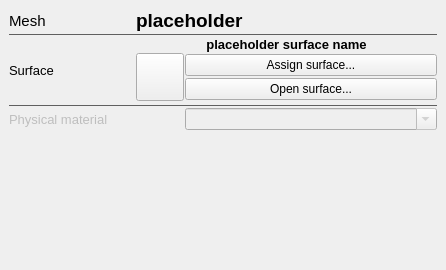
<?xml version="1.0" encoding="UTF-8"?>
<ui version="4.0">
 <class>ModelNodeInfoWidget</class>
 <widget class="QFrame" name="ModelNodeInfoWidget">
  <property name="geometry">
   <rect>
    <x>0</x>
    <y>0</y>
    <width>446</width>
    <height>270</height>
   </rect>
  </property>
  <property name="sizePolicy">
   <sizepolicy hsizetype="Preferred" vsizetype="Preferred">
    <horstretch>0</horstretch>
    <verstretch>0</verstretch>
   </sizepolicy>
  </property>
  <property name="minimumSize">
   <size>
    <width>0</width>
    <height>0</height>
   </size>
  </property>
  <property name="font">
   <font>
    <family>Segoe UI</family>
   </font>
  </property>
  <property name="windowTitle">
   <string>Frame</string>
  </property>
  <property name="autoFillBackground">
   <bool>true</bool>
  </property>
  <property name="styleSheet">
   <string notr="true">QToolTip
{
background-color: transparent;
border: 0;
}</string>
  </property>
  <property name="frameShape">
   <enum>QFrame::NoFrame</enum>
  </property>
  <property name="frameShadow">
   <enum>QFrame::Plain</enum>
  </property>
  <layout class="QGridLayout" name="gridLayout">
   <property name="margin">
    <number>9</number>
   </property>
   <property name="spacing">
    <number>1</number>
   </property>
   <item row="9" column="0">
    <widget class="QLabel" name="label_3">
     <property name="enabled">
      <bool>false</bool>
     </property>
     <property name="font">
      <font>
       <family>Segoe UI</family>
       <pointsize>10</pointsize>
      </font>
     </property>
     <property name="text">
      <string>Physical material</string>
     </property>
    </widget>
   </item>
   <item row="2" column="0" colspan="4">
    <widget class="Line" name="line">
     <property name="styleSheet">
      <string notr="true">QFrame{ color:rgb(95, 95, 95); }</string>
     </property>
     <property name="frameShadow">
      <enum>QFrame::Plain</enum>
     </property>
     <property name="lineWidth">
      <number>1</number>
     </property>
     <property name="orientation">
      <enum>Qt::Horizontal</enum>
     </property>
    </widget>
   </item>
   <item row="8" column="0" colspan="4">
    <widget class="Line" name="line_2">
     <property name="styleSheet">
      <string notr="true">QFrame{ color:rgb(95, 95, 95); }</string>
     </property>
     <property name="frameShadow">
      <enum>QFrame::Plain</enum>
     </property>
     <property name="orientation">
      <enum>Qt::Horizontal</enum>
     </property>
    </widget>
   </item>
   <item row="10" column="0" colspan="4">
    <spacer name="verticalSpacer">
     <property name="orientation">
      <enum>Qt::Vertical</enum>
     </property>
     <property name="sizeHint" stdset="0">
      <size>
       <width>20</width>
       <height>40</height>
      </size>
     </property>
    </spacer>
   </item>
   <item row="0" column="1" rowspan="2" colspan="3">
    <widget class="QLabel" name="nodeName">
     <property name="font">
      <font>
       <family>Segoe UI</family>
       <pointsize>14</pointsize>
       <weight>75</weight>
       <bold>true</bold>
      </font>
     </property>
     <property name="text">
      <string>placeholder</string>
     </property>
     <property name="alignment">
      <set>Qt::AlignLeading|Qt::AlignLeft|Qt::AlignVCenter</set>
     </property>
    </widget>
   </item>
   <item row="0" column="0" rowspan="2">
    <widget class="QLabel" name="label">
     <property name="font">
      <font>
       <family>Segoe UI</family>
       <pointsize>11</pointsize>
      </font>
     </property>
     <property name="layoutDirection">
      <enum>Qt::LeftToRight</enum>
     </property>
     <property name="text">
      <string>Mesh</string>
     </property>
     <property name="alignment">
      <set>Qt::AlignLeading|Qt::AlignLeft|Qt::AlignVCenter</set>
     </property>
    </widget>
   </item>
   <item row="9" column="2" colspan="2">
    <widget class="QComboBox" name="physicsMaterialBox">
     <property name="enabled">
      <bool>false</bool>
     </property>
     <property name="editable">
      <bool>true</bool>
     </property>
    </widget>
   </item>
   <item row="3" column="0" rowspan="5">
    <widget class="QLabel" name="label_2">
     <property name="font">
      <font>
       <family>Segoe UI</family>
       <pointsize>10</pointsize>
      </font>
     </property>
     <property name="text">
      <string>Surface</string>
     </property>
    </widget>
   </item>
   <item row="3" column="1" colspan="3">
    <widget class="QLabel" name="surfaceName">
     <property name="font">
      <font>
       <family>Segoe UI</family>
       <pointsize>10</pointsize>
       <weight>75</weight>
       <bold>true</bold>
      </font>
     </property>
     <property name="text">
      <string>placeholder surface name</string>
     </property>
     <property name="alignment">
      <set>Qt::AlignCenter</set>
     </property>
    </widget>
   </item>
   <item row="4" column="1" rowspan="2">
    <widget class="QPushButton" name="surfaceButton">
     <property name="sizePolicy">
      <sizepolicy hsizetype="Fixed" vsizetype="Fixed">
       <horstretch>0</horstretch>
       <verstretch>0</verstretch>
      </sizepolicy>
     </property>
     <property name="minimumSize">
      <size>
       <width>48</width>
       <height>48</height>
      </size>
     </property>
     <property name="text">
      <string/>
     </property>
    </widget>
   </item>
   <item row="4" column="2" colspan="2">
    <widget class="QPushButton" name="assignSurfaceButton">
     <property name="text">
      <string>Assign surface...</string>
     </property>
    </widget>
   </item>
   <item row="5" column="2" colspan="2">
    <widget class="QPushButton" name="editSurfaceButton">
     <property name="sizePolicy">
      <sizepolicy hsizetype="Minimum" vsizetype="Fixed">
       <horstretch>0</horstretch>
       <verstretch>0</verstretch>
      </sizepolicy>
     </property>
     <property name="minimumSize">
      <size>
       <width>50</width>
       <height>0</height>
      </size>
     </property>
     <property name="text">
      <string>Open surface...</string>
     </property>
    </widget>
   </item>
  </layout>
 </widget>
 <resources/>
 <connections>
  <connection>
   <sender>assignSurfaceButton</sender>
   <signal>clicked()</signal>
   <receiver>surfaceButton</receiver>
   <slot>click()</slot>
   <hints>
    <hint type="sourcelabel">
     <x>310</x>
     <y>68</y>
    </hint>
    <hint type="destinationlabel">
     <x>159</x>
     <y>80</y>
    </hint>
   </hints>
  </connection>
 </connections>
</ui>
